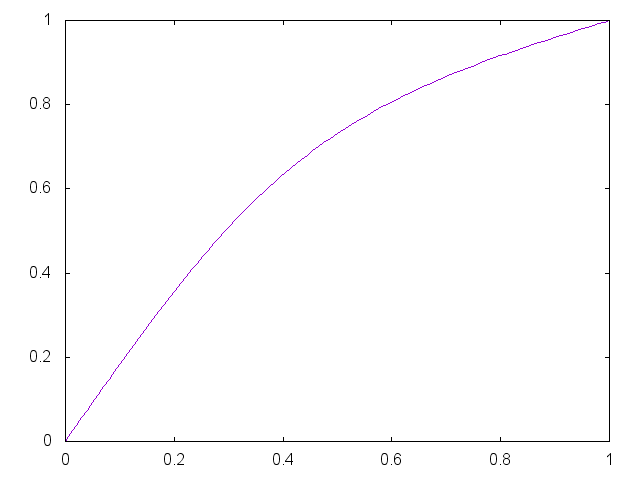

gnuplot code for this plot:


set term png

set output "generate/static/generate/csplines-0.55-0.85.png"
plot '-' smooth csplines notitle
0 0
0.33 0.55
0.67 0.85 
1 1
e

reset;
